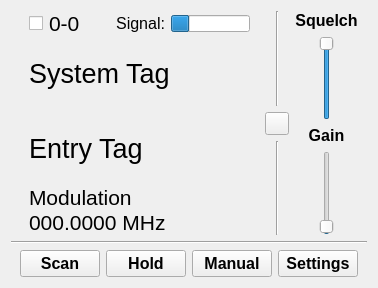
     <widget class="QWidget" name="scannerPage">
      <layout class="QVBoxLayout" name="verticalLayout_3">
       <item>
        <widget class="QFrame" name="scanContextFrame">
         <layout class="QHBoxLayout" name="horizontalLayout_2">
          <property name="topMargin">
           <number>0</number>
          </property>
          <property name="bottomMargin">
           <number>0</number>
          </property>
          <item>
           <widget class="QStackedWidget" name="scanContextStack">
            <property name="currentIndex">
             <number>0</number>
            </property>
            <widget class="QWidget" name="scanner_holdPage">
             <layout class="QVBoxLayout" name="verticalLayout_6">
              <property name="spacing">
               <number>0</number>
              </property>
              <property name="topMargin">
               <number>0</number>
              </property>
              <property name="bottomMargin">
               <number>0</number>
              </property>
              <item>
               <widget class="QWidget" name="widget_4" native="true">
                <property name="sizePolicy">
                 <sizepolicy hsizetype="Preferred" vsizetype="Maximum">
                  <horstretch>0</horstretch>
                  <verstretch>0</verstretch>
                 </sizepolicy>
                </property>
                <layout class="QHBoxLayout" name="horizontalLayout_4">
                 <property name="leftMargin">
                  <number>0</number>
                 </property>
                 <property name="topMargin">
                  <number>0</number>
                 </property>
                 <property name="rightMargin">
                  <number>0</number>
                 </property>
                 <property name="bottomMargin">
                  <number>0</number>
                 </property>
                 <item>
                  <widget class="QCheckBox" name="scanner_lockoutCheckbox">
                   <property name="sizePolicy">
                    <sizepolicy hsizetype="Maximum" vsizetype="Fixed">
                     <horstretch>0</horstretch>
                     <verstretch>0</verstretch>
                    </sizepolicy>
                   </property>
                   <property name="text">
                    <string/>
                   </property>
                  </widget>
                 </item>
                 <item>
                  <widget class="QLabel" name="scanner_entryNumLabel">
                   <property name="sizePolicy">
                    <sizepolicy hsizetype="Preferred" vsizetype="Maximum">
                     <horstretch>0</horstretch>
                     <verstretch>0</verstretch>
                    </sizepolicy>
                   </property>
                   <property name="font">
                    <font>
                     <pointsize>16</pointsize>
                    </font>
                   </property>
                   <property name="text">
                    <string>0-0</string>
                   </property>
                  </widget>
                 </item>
                 <item>
                  <widget class="QLabel" name="label">
                   <property name="sizePolicy">
                    <sizepolicy hsizetype="Maximum" vsizetype="Preferred">
                     <horstretch>0</horstretch>
                     <verstretch>0</verstretch>
                    </sizepolicy>
                   </property>
                   <property name="font">
                    <font>
                     <pointsize>12</pointsize>
                    </font>
                   </property>
                   <property name="text">
                    <string>Signal:</string>
                   </property>
                   <property name="alignment">
                    <set>Qt::AlignRight|Qt::AlignTrailing|Qt::AlignVCenter</set>
                   </property>
                  </widget>
                 </item>
                 <item>
                  <widget class="QProgressBar" name="scanner_sigStrengthBar">
                   <property name="sizePolicy">
                    <sizepolicy hsizetype="Maximum" vsizetype="Fixed">
                     <horstretch>0</horstretch>
                     <verstretch>0</verstretch>
                    </sizepolicy>
                   </property>
                   <property name="font">
                    <font>
                     <pointsize>5</pointsize>
                    </font>
                   </property>
                   <property name="value">
                    <number>24</number>
                   </property>
                   <property name="textVisible">
                    <bool>false</bool>
                   </property>
                  </widget>
                 </item>
                </layout>
               </widget>
              </item>
              <item>
               <widget class="QLabel" name="scanner_systemTagLabel">
                <property name="font">
                 <font>
                  <pointsize>20</pointsize>
                 </font>
                </property>
                <property name="text">
                 <string>System Tag</string>
                </property>
                <property name="wordWrap">
                 <bool>true</bool>
                </property>
               </widget>
              </item>
              <item>
               <widget class="QLabel" name="scanner_entryTagLabel">
                <property name="font">
                 <font>
                  <pointsize>20</pointsize>
                 </font>
                </property>
                <property name="text">
                 <string>Entry Tag</string>
                </property>
                <property name="wordWrap">
                 <bool>true</bool>
                </property>
               </widget>
              </item>
              <item>
               <widget class="QLabel" name="scanner_modulationLabel">
                <property name="sizePolicy">
                 <sizepolicy hsizetype="Preferred" vsizetype="Maximum">
                  <horstretch>0</horstretch>
                  <verstretch>0</verstretch>
                 </sizepolicy>
                </property>
                <property name="font">
                 <font>
                  <pointsize>16</pointsize>
                 </font>
                </property>
                <property name="text">
                 <string>Modulation</string>
                </property>
               </widget>
              </item>
              <item>
               <widget class="QLabel" name="scanner_frequencyLabel">
                <property name="sizePolicy">
                 <sizepolicy hsizetype="Preferred" vsizetype="Maximum">
                  <horstretch>0</horstretch>
                  <verstretch>0</verstretch>
                 </sizepolicy>
                </property>
                <property name="font">
                 <font>
                  <pointsize>16</pointsize>
                 </font>
                </property>
                <property name="text">
                 <string>000.0000 MHz</string>
                </property>
               </widget>
              </item>
             </layout>
            </widget>
            <widget class="QWidget" name="scanner_scanPage">
             <layout class="QGridLayout" name="gridLayout_5">
              <item row="0" column="0">
               <widget class="QLabel" name="scanner_scanningLabel">
                <property name="font">
                 <font>
                  <pointsize>24</pointsize>
                  <weight>75</weight>
                  <bold>true</bold>
                 </font>
                </property>
                <property name="text">
                 <string>Scanning</string>
                </property>
                <property name="alignment">
                 <set>Qt::AlignBottom|Qt::AlignHCenter</set>
                </property>
               </widget>
              </item>
              <item row="1" column="0">
               <widget class="QLabel" name="scanner_scanIndicator">
                <property name="text">
                 <string/>
                </property>
                <property name="textFormat">
                 <enum>Qt::RichText</enum>
                </property>
                <property name="pixmap">
                 <pixmap resource="resources/resources.qrc">:/indicator/bar-scan.gif</pixmap>
                </property>
                <property name="alignment">
                 <set>Qt::AlignHCenter|Qt::AlignTop</set>
                </property>
               </widget>
              </item>
             </layout>
            </widget>
           </widget>
          </item>
          <item>
           <widget class="QWidget" name="widget" native="true">
            <layout class="QVBoxLayout" name="verticalLayout_4">
             <property name="leftMargin">
              <number>0</number>
             </property>
             <property name="topMargin">
              <number>0</number>
             </property>
             <property name="rightMargin">
              <number>0</number>
             </property>
             <property name="bottomMargin">
              <number>0</number>
             </property>
             <item>
              <widget class="Line" name="line">
               <property name="sizePolicy">
                <sizepolicy hsizetype="Preferred" vsizetype="Expanding">
                 <horstretch>0</horstretch>
                 <verstretch>0</verstretch>
                </sizepolicy>
               </property>
               <property name="orientation">
                <enum>Qt::Vertical</enum>
               </property>
              </widget>
             </item>
             <item>
              <widget class="QToolButton" name="scanner_sidebarToggle">
               <property name="text">
                <string/>
               </property>
              </widget>
             </item>
             <item>
              <widget class="Line" name="line_3">
               <property name="sizePolicy">
                <sizepolicy hsizetype="Preferred" vsizetype="Expanding">
                 <horstretch>0</horstretch>
                 <verstretch>0</verstretch>
                </sizepolicy>
               </property>
               <property name="orientation">
                <enum>Qt::Vertical</enum>
               </property>
              </widget>
             </item>
            </layout>
           </widget>
          </item>
          <item>
           <widget class="QWidget" name="scanner_sidebarPanel" native="true">
            <property name="sizePolicy">
             <sizepolicy hsizetype="Maximum" vsizetype="Preferred">
              <horstretch>0</horstretch>
              <verstretch>0</verstretch>
             </sizepolicy>
            </property>
            <layout class="QVBoxLayout" name="verticalLayout_2">
             <property name="leftMargin">
              <number>0</number>
             </property>
             <property name="topMargin">
              <number>0</number>
             </property>
             <property name="rightMargin">
              <number>0</number>
             </property>
             <property name="bottomMargin">
              <number>0</number>
             </property>
             <item>
              <widget class="QLabel" name="scanner_squelchLabel">
               <property name="sizePolicy">
                <sizepolicy hsizetype="Preferred" vsizetype="Preferred">
                 <horstretch>0</horstretch>
                 <verstretch>0</verstretch>
                </sizepolicy>
               </property>
               <property name="font">
                <font>
                 <pointsize>12</pointsize>
                 <weight>75</weight>
                 <bold>true</bold>
                </font>
               </property>
               <property name="text">
                <string>Squelch</string>
               </property>
               <property name="alignment">
                <set>Qt::AlignCenter</set>
               </property>
              </widget>
             </item>
             <item>
              <widget class="QSlider" name="scanner_squelchSlider">
               <property name="sizePolicy">
                <sizepolicy hsizetype="Preferred" vsizetype="Expanding">
                 <horstretch>0</horstretch>
                 <verstretch>0</verstretch>
                </sizepolicy>
               </property>
               <property name="minimum">
                <number>-100</number>
               </property>
               <property name="maximum">
                <number>0</number>
               </property>
               <property name="orientation">
                <enum>Qt::Vertical</enum>
               </property>
              </widget>
             </item>
             <item>
              <widget class="QLabel" name="scanner_gainLabel">
               <property name="sizePolicy">
                <sizepolicy hsizetype="Preferred" vsizetype="Preferred">
                 <horstretch>0</horstretch>
                 <verstretch>0</verstretch>
                </sizepolicy>
               </property>
               <property name="font">
                <font>
                 <pointsize>12</pointsize>
                 <weight>75</weight>
                 <bold>true</bold>
                </font>
               </property>
               <property name="text">
                <string>Gain</string>
               </property>
               <property name="alignment">
                <set>Qt::AlignCenter</set>
               </property>
              </widget>
             </item>
             <item>
              <widget class="QSlider" name="scanner_gainSlider">
               <property name="sizePolicy">
                <sizepolicy hsizetype="Preferred" vsizetype="Expanding">
                 <horstretch>0</horstretch>
                 <verstretch>0</verstretch>
                </sizepolicy>
               </property>
               <property name="minimum">
                <number>-1</number>
               </property>
               <property name="maximum">
                <number>50</number>
               </property>
               <property name="orientation">
                <enum>Qt::Vertical</enum>
               </property>
              </widget>
             </item>
            </layout>
           </widget>
          </item>
         </layout>
        </widget>
       </item>
       <item>
        <widget class="Line" name="line_2">
         <property name="sizePolicy">
          <sizepolicy hsizetype="Expanding" vsizetype="Fixed">
           <horstretch>0</horstretch>
           <verstretch>0</verstretch>
          </sizepolicy>
         </property>
         <property name="orientation">
          <enum>Qt::Horizontal</enum>
         </property>
        </widget>
       </item>
       <item>
        <widget class="QWidget" name="scanner_fnButtonsWidget" native="true">
         <property name="sizePolicy">
          <sizepolicy hsizetype="Preferred" vsizetype="Maximum">
           <horstretch>0</horstretch>
           <verstretch>0</verstretch>
          </sizepolicy>
         </property>
         <layout class="QHBoxLayout" name="horizontalLayout">
          <property name="topMargin">
           <number>0</number>
          </property>
          <property name="bottomMargin">
           <number>0</number>
          </property>
          <item>
           <widget class="QPushButton" name="scanner_fnButton1">
            <property name="font">
             <font>
              <pointsize>12</pointsize>
              <weight>75</weight>
              <bold>true</bold>
             </font>
            </property>
            <property name="text">
             <string>Scan</string>
            </property>
           </widget>
          </item>
          <item>
           <widget class="QPushButton" name="scanner_fnButton2">
            <property name="font">
             <font>
              <pointsize>12</pointsize>
              <weight>75</weight>
              <bold>true</bold>
             </font>
            </property>
            <property name="text">
             <string>Hold</string>
            </property>
           </widget>
          </item>
          <item>
           <widget class="QPushButton" name="scanner_fnButton3">
            <property name="font">
             <font>
              <pointsize>12</pointsize>
              <weight>75</weight>
              <bold>true</bold>
             </font>
            </property>
            <property name="text">
             <string>Manual</string>
            </property>
           </widget>
          </item>
          <item>
           <widget class="QPushButton" name="scanner_fnButton4">
            <property name="font">
             <font>
              <pointsize>12</pointsize>
              <weight>75</weight>
              <bold>true</bold>
             </font>
            </property>
            <property name="text">
             <string>Settings</string>
            </property>
           </widget>
          </item>
         </layout>
        </widget>
       </item>
      </layout>
     </widget>
